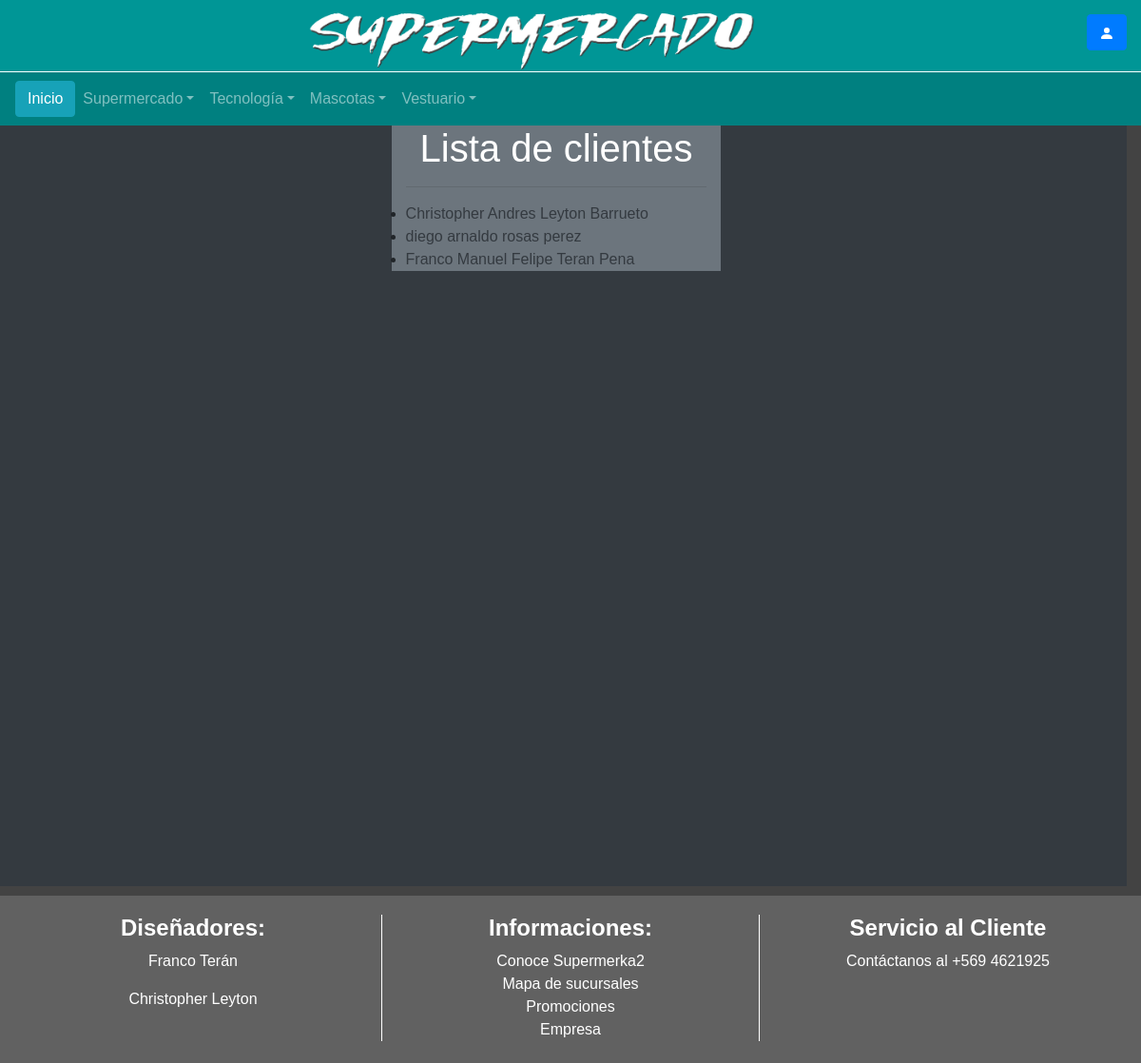
The page /supermercado/clientes/ on the database as committed earlier.
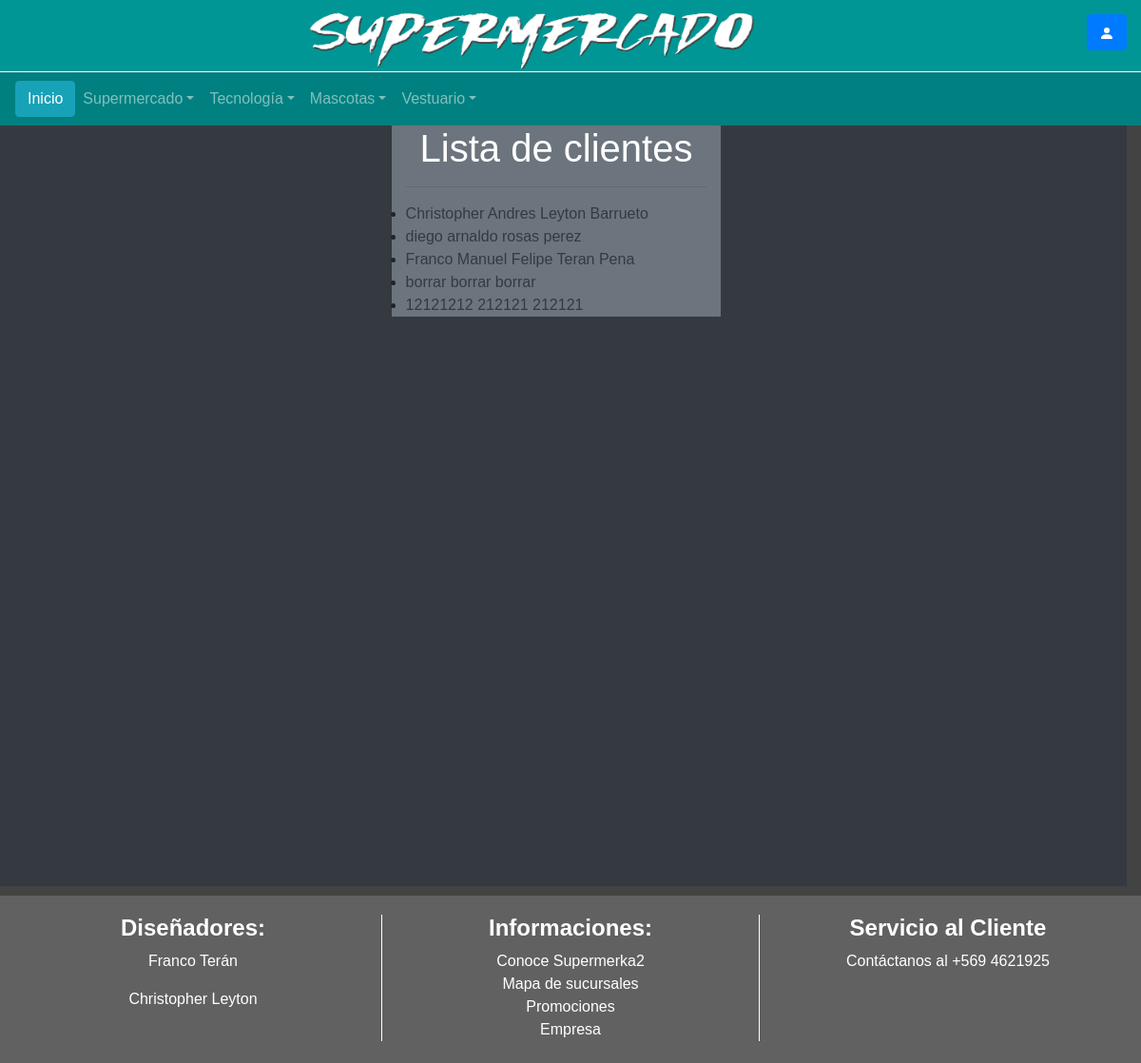
The same page on the database as committed later.
### supermercado/models.py (models this page shows)
class Cliente(models.Model):
	rut = models.CharField(max_length=11, null=False, primary_key=True)
	dv = models.CharField(max_length=1,null=False)
	nombres = models.CharField('Nombres',max_length=50, null=False)
	apellidoP = models.CharField('Apellido Paterno',max_length=20, null=False)
	apellidoM = models.CharField('Apellido Materno',max_length=20, null=False)
	fcelular = models.BigIntegerField('Celular',null=False)
	fcasa = models.BigIntegerField('Teléfono',null=False)
	fecha_nacimiento= models.DateField('Fecha de Nacimiento',null=False)
	email= models.EmailField('e-Mail',max_length=50,default='compras@super.cl',unique=True)
	def __str__(self):
		return  (self.nombres+" "+self.apellidoP+" "+self.apellidoM)
	def get_absolute_url(self):
	   return reverse('cliente-detail',args=[str(self.rut)])

### supermercado/views.py (the view)
# urls.py: path('clientes/',views.ClienteListView.as_view(),name='clientes'),
class ClienteListView(generic.ListView):
    model = Cliente
    paginate_by = 20

### supermercado/templates/supermercado/cliente_list.html (shortened to what this page needs)
{% extends "base_generic.html" %}
{% block content %}
<div class="row justify-content-center bg-dark vh-100 col-12">
    <div >
        <div class="container  bg-secondary">
            <div class="text-white col-md-12">
            	<h1>Lista de clientes</h1>
            </div>
            <hr>
            <div>
                {% if cliente_list %}
                <ul>
	               {% for cliente in cliente_list %}
	                <li>
		               <a href="{{ cliente.get_absolute_url }}" class="text-dark">{{ cliente}}</a>
	                </li>
	                {% endfor %}
                </ul>
                {% else %}
                   <p>No hay clientes registrados.</p>
                {% endif %}
            </div>
        </div>
    </div>
</div>
{% endblock %}

### supermercado/templates/base_generic.html (shortened to what this page needs)
<!DOCTYPE HTML>
<HTML>
<HEAD>
    <link rel="stylesheet" href="https://maxcdn.bootstrapcdn.com/bootstrap/4.0.0/ css/bootstrap.min.css"
>
    {% load static %}
    <link href="{% static 'bootstrap/css/bootstrap.min.css'%}" rel="stylesheet">
    <link href="{% static 'bootstrap/css/estilos.css' %}" rel="stylesheet">
</HEAD>
<BODY>
    <header>
        <div class="top"> <a href="{% url 'index'%}">
            <img class="img-fluid" src="{% static 'img/logo.png' %}" height="500px" width="500px">
        </a>
            <div class="iconos">
                <button type="button" class="btn btn-primary" data-toggle="modal" data-target="#exampleModal">
                    <svg width="1em" height="1em" viewBox="0 0 16 16" class="bi bi-person-fill" fill="currentColor"
                        xmlns="http://www.w3.org/2000/svg">
                        <path fill-rule="evenodd"
                            d="M3 14s-1 0-1-1 1-4 6-4 6 3 6 4-1 1-1 1H3zm5-6a3 3 0 1 0 0-6 3 3 0 0 0 0 6z" />
                    </svg>
                </button>
            </div>
        </div>
        <div class="backbar">
            <nav class="navbar navbar-expand-lg navbar-dark">
                <a href="{% url 'index' %}" class="btn btn-info"> Inicio </a>
                <div class="collapse navbar-collapse" id="navbarTogglerDemo01">
                    <ul class="navbar-nav mr-auto">
                        <li class="nav-item dropdown">
                            <a class="nav-link dropdown-toggle" href="#" id="navbarDropdownMenuLink" role="button"
                                data-toggle="dropdown" aria-haspopup="true" aria-expanded="false">Supermercado</a>
                        </li>
                        <li class="nav-item dropdown">
                            <a class="nav-link dropdown-toggle" href="#" id="navbarDropdownMenuLink" role="button"
                                data-toggle="dropdown" aria-haspopup="true" aria-expanded="false">Tecnología</a>
                        </li>
                        <li class="nav-item dropdown">
                            <a class="nav-link dropdown-toggle" href="#" id="navbarDropdownMenuLink" role="button"
                                data-toggle="dropdown" aria-haspopup="true" aria-expanded="false">Mascotas</a>
                        </li>
                        <li class="nav-item dropdown">
                            <a class="nav-link dropdown-toggle" href="#" id="navbarDropdownMenuLink" role="button"
                                data-toggle="dropdown" aria-haspopup="true" aria-expanded="false">Vestuario</a>
                        </li>
                    </ul>
                </div>
            </nav>
        </div>
    </header>
    <div class="vh-100">
         {% block content %} {% endblock %}
    </div>
</BODY>
<footer>
    <div class="foot">
        <div class="row">
            <div class="col us">
                <h4> <b> Diseñadores: </b></h4>
                <p> Franco Terán </p>
                <p> Christopher Leyton</p>
            </div>
            <div class="col info">
                <h4> <b> Informaciones: </b></h4>
                <a href="">Conoce Supermerka2</a>
                <br>
                <a href="">Mapa de sucursales</a>
                <br>
                <a href="">Promociones</a>
                <br>
                <a href="">Empresa</a>
            </div>
            <div class="col servicio">
                <h4><b> Servicio al Cliente </b></h4>
                <p> Contáctanos al +569 4621925</p>
            </div>
        </div>
    </div>
</footer>
</HTML>

Rows that differ between the two databases and show on the page:
added Cliente: nombres+apellidoP+apellidoM "borrar borrar borrar"
added Cliente: nombres+apellidoP+apellidoM "12121212 212121 212121"
